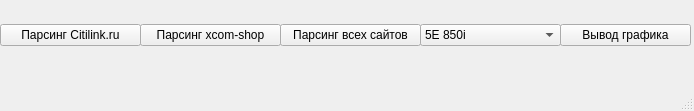
<?xml version="1.0" encoding="UTF-8"?>
<ui version="4.0">
 <class>MainWindow</class>
 <widget class="QMainWindow" name="MainWindow">
  <property name="geometry">
   <rect>
    <x>0</x>
    <y>0</y>
    <width>694</width>
    <height>111</height>
   </rect>
  </property>
  <property name="windowTitle">
   <string>MainWindow</string>
  </property>
  <widget class="QWidget" name="centralwidget">
   <widget class="QWidget" name="verticalLayoutWidget">
    <property name="geometry">
     <rect>
      <x>0</x>
      <y>20</y>
      <width>141</width>
      <height>31</height>
     </rect>
    </property>
    <layout class="QVBoxLayout" name="verticalLayout">
     <item>
      <widget class="QPushButton" name="pushButton">
       <property name="text">
        <string>Парсинг Citilink.ru</string>
       </property>
      </widget>
     </item>
    </layout>
   </widget>
   <widget class="QWidget" name="verticalLayoutWidget_2">
    <property name="geometry">
     <rect>
      <x>140</x>
      <y>20</y>
      <width>141</width>
      <height>31</height>
     </rect>
    </property>
    <layout class="QVBoxLayout" name="verticalLayout_2">
     <item>
      <widget class="QPushButton" name="pushButton_2">
       <property name="text">
        <string>Парсинг xcom-shop</string>
       </property>
      </widget>
     </item>
    </layout>
   </widget>
   <widget class="QWidget" name="verticalLayoutWidget_3">
    <property name="geometry">
     <rect>
      <x>560</x>
      <y>20</y>
      <width>131</width>
      <height>31</height>
     </rect>
    </property>
    <layout class="QVBoxLayout" name="verticalLayout_3">
     <item>
      <widget class="QPushButton" name="pushButton_3">
       <property name="text">
        <string>Вывод графика</string>
       </property>
      </widget>
     </item>
    </layout>
   </widget>
   <widget class="QWidget" name="verticalLayoutWidget_4">
    <property name="geometry">
     <rect>
      <x>420</x>
      <y>20</y>
      <width>141</width>
      <height>31</height>
     </rect>
    </property>
    <layout class="QVBoxLayout" name="verticalLayout_4">
     <item>
      <widget class="QComboBox" name="comboBox">
       <item>
        <property name="text">
         <string>5E 850i</string>
        </property>
       </item>
      </widget>
     </item>
    </layout>
   </widget>
   <widget class="QWidget" name="verticalLayoutWidget_5">
    <property name="geometry">
     <rect>
      <x>280</x>
      <y>20</y>
      <width>141</width>
      <height>31</height>
     </rect>
    </property>
    <layout class="QVBoxLayout" name="verticalLayout_5">
     <item>
      <widget class="QPushButton" name="pushButton_4">
       <property name="text">
        <string>Парсинг всех сайтов</string>
       </property>
      </widget>
     </item>
    </layout>
   </widget>
  </widget>
  <widget class="QMenuBar" name="menubar">
   <property name="geometry">
    <rect>
     <x>0</x>
     <y>0</y>
     <width>694</width>
     <height>26</height>
    </rect>
   </property>
  </widget>
  <widget class="QStatusBar" name="statusbar"/>
 </widget>
 <resources/>
 <connections/>
</ui>
